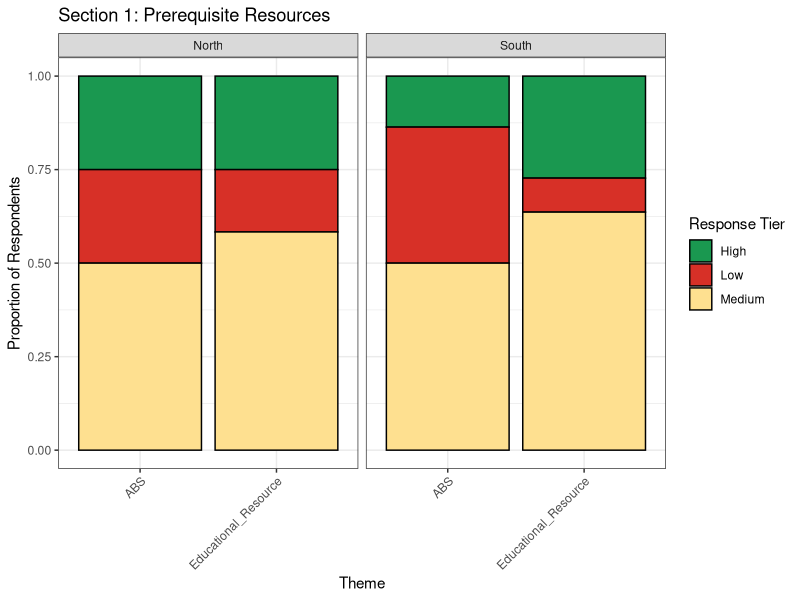
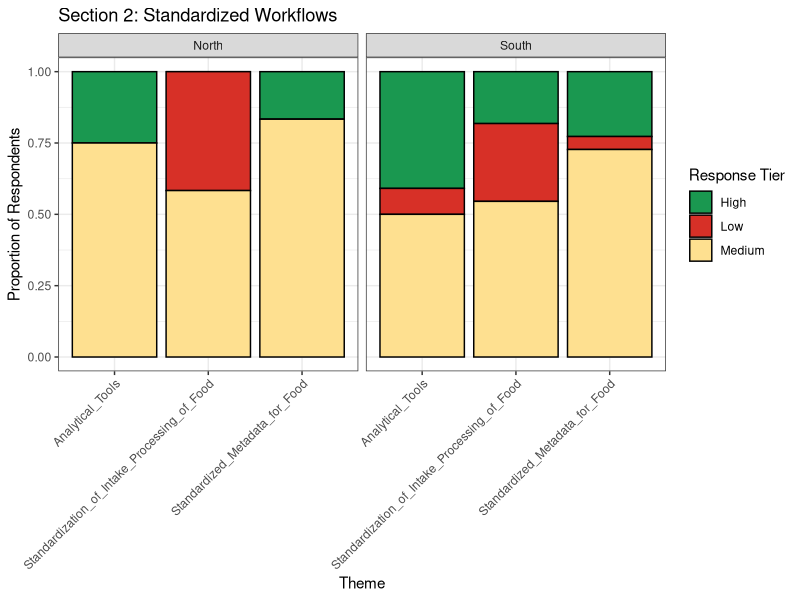
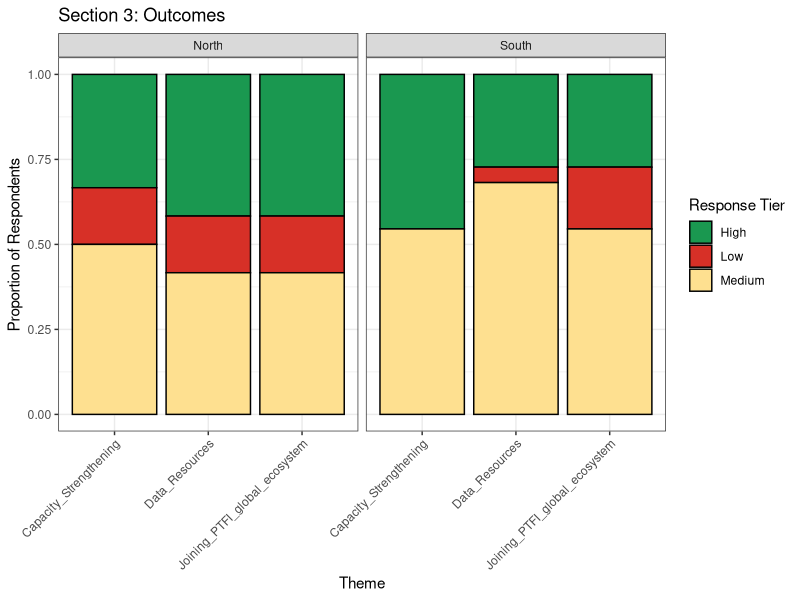
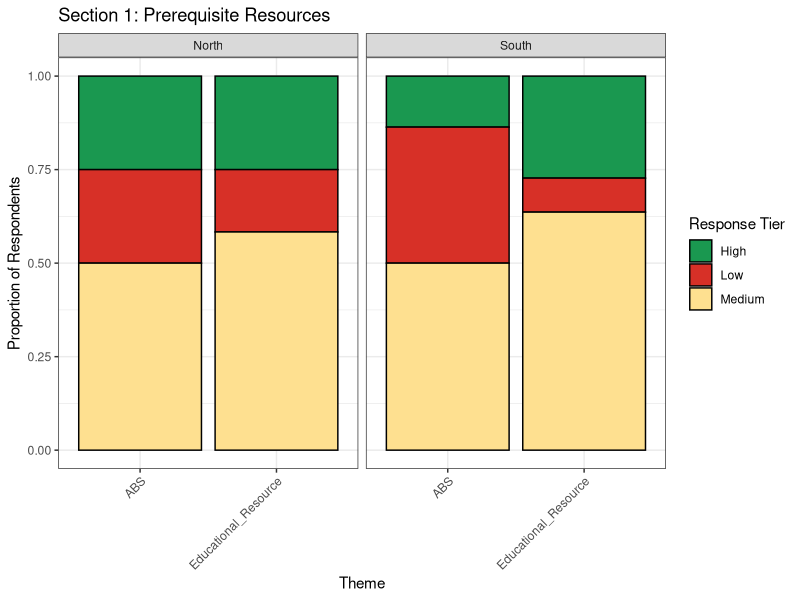
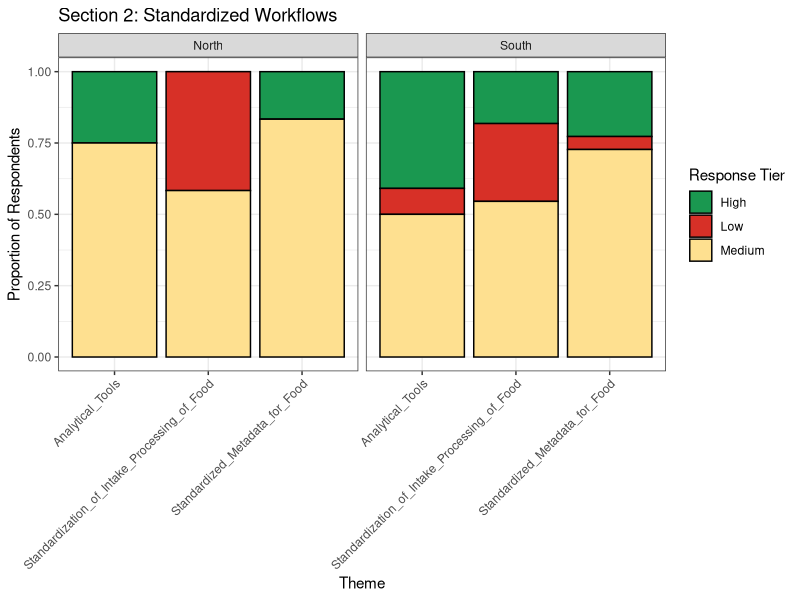
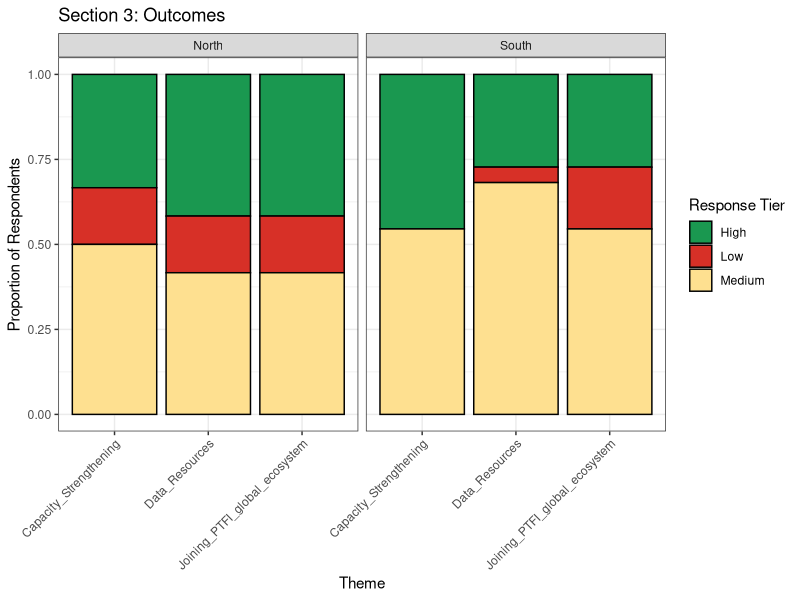

The R source for these figures, in order:
## ---- chunk 1
knitr::opts_chunk$set(echo = TRUE)

#load in required libraries
library(tidyverse)
library(ggplot2)
library(readr)
library(ggpubr)
library(rlang) 
library(ggalluvial)


## ---- chunk 2
#Read in data frame
df <- read.csv("scalability_to-join.csv")
df_original <- df
columns_to_bin <- 8:15

# Row-wise binning for selected columns by index
bin_individual_safe <- function(x) {
  ranks <- rank(x, ties.method = "average")
  n <- length(ranks)
  labels <- c("Low", "Medium", "High")
  
  # Split into thirds by position
  bins <- cut(ranks,
              breaks = c(0, floor(n / 3), floor(2 * n / 3), n),
              labels = labels,
              include.lowest = TRUE,
              right = TRUE)
  return(bins)
}

# Apply row-wise
binned_selected <- t(apply(df_original[, columns_to_bin], 1, bin_individual_safe))

# Add scaling to data frame
df_binned <- df_original
df_binned[, columns_to_bin] <- lapply(as.data.frame(binned_selected), factor, levels = c("Low", "Medium", "High"))

# Define theme sets
section1_themes <- c( "Educational_Resource",  "ABS")
section2_themes <- c("Standardized_Metadata", "Standardized_Intake", "Analytical_Tools")
section3_themes <- c("Data_Resources","Capacity_Strengthening", "Joining_PTFI")

# Convert global_group to factor
df_long <- df_binned %>%
  pivot_longer(
    cols = all_of(columns_to_bin),
    names_to = "Theme",
    values_to = "BinnedScore"
  )

write.csv(df_binned, "binned_data.csv")

# Loop over each category to perform chi-square
results <- df_long %>%
  group_by(Theme) %>%
  summarise(
    chisq_pval = tryCatch(
      chisq.test(table(global_group, BinnedScore))$p.value,
      error = function(e) NA
    )
  )

write.csv(results, "scalability_significance.csv")

#plot motivations
plot_section <- function(df_long, themes_subset, title_text) {
  df_long$Theme <- factor(df_long$Theme, levels = themes_subset)

  df_summary <- df_long %>%
    filter(Theme %in% themes_subset) %>%
    group_by(global_group, Theme, BinnedScore) %>%
    summarise(n = n(), .groups = "drop") %>%
    group_by(global_group, Theme) %>%
    mutate(prop = n / sum(n)) %>%
    ungroup() %>%
    complete(global_group, Theme = themes_subset, BinnedScore = c("Low", "Medium", "High"), fill = list(n = 0, prop = 0))

  ggplot(df_summary, aes(x = Theme, y = prop, fill = BinnedScore)) +
    geom_bar(stat = "identity", color = "black") +  # << Stacked by default!
    facet_wrap(~global_group) +                     # One panel per group
    scale_fill_manual(values = c("Low" = "#d73027", "Medium" = "#fee090", "High" = "#1a9850")) +
    theme_bw() +
    theme(axis.text.x = element_text(angle = 45, hjust = 1)) +
    labs(
      title = title_text,
      x = "Theme",
      y = "Proportion of Respondents",
      fill = "Response Tier"
    )
}

section1_themes <- c("Educational_Resource",  "ABS")
section2_themes <- c("Standardized_Metadata_for_Food", "Standardization_of_Intake_Processing_of_Food", "Analytical_Tools")
section3_themes <- c("Data_Resources", "Capacity_Strengthening", "Joining_PTFI_global_ecosystem")

plot1 <- plot_section(df_long, section1_themes, "Section 1: Prerequisite Resources")
plot2 <- plot_section(df_long, section2_themes, "Section 2: Standardized Workflows")
plot3 <- plot_section(df_long, section3_themes, "Section 3: Outcomes")


#Print and save plots
print(plot1)
print(plot2)
print(plot3)

ggsave("plot_section1.png", plot1, width = 8, height = 5)
ggsave("plot_section2.png", plot2, width = 8, height = 5)
ggsave("plot_section3.png", plot3, width = 8, height = 5)


